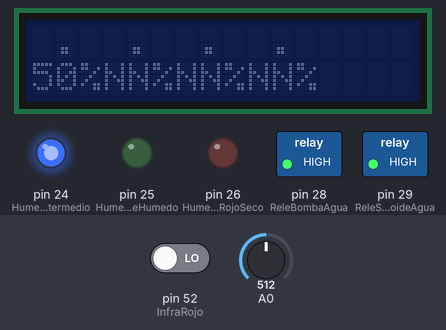
A sketch run on a simulated Arduino Mega 2560, built with avr-gcc and run on an emulated ATmega2560. On the bench: 16×2 character LCD, switched loads named in the sketch (green lamp = pin HIGH), output pins drawn as LEDs (lit = HIGH). The inputs (shaded band) are chosen by the test bench; at power-on: pin 52 (InfraRojo) LOW, A0 = 512. What the sketch prints to the serial monitor is not drawn.

Above: at 1.2 s.
1.3 s: pin 52 (InfraRojo) driven HIGH
At 2.7 s:
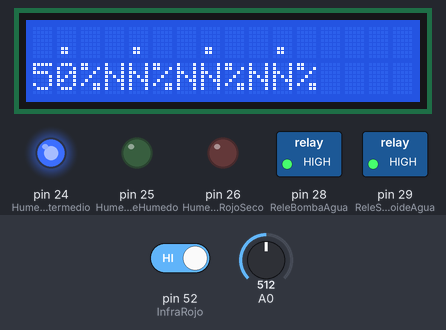
3.1 s: A0 set to 632
At 4.4 s:
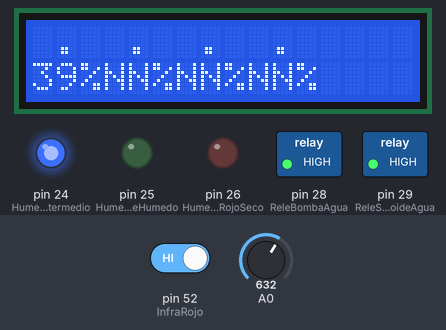
4.7 s: A0 set to 660
At 6.5 s:
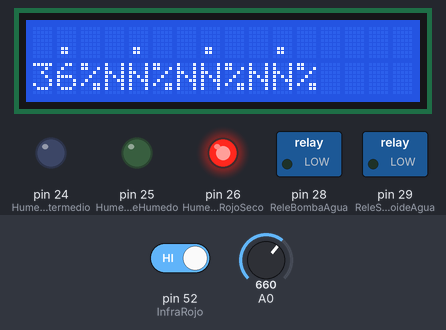
6.8 s: A0 set to 607
At 8.1 s:
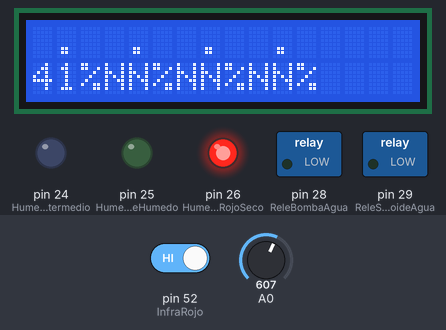
8.4 s: A0 set to 593
At 10.2 s:
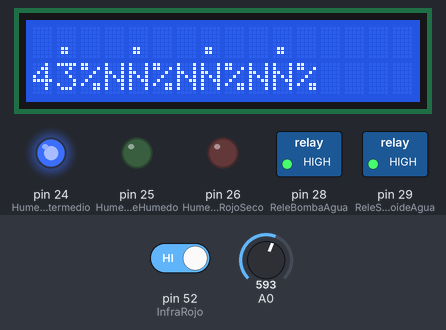
10.5 s: A0 set to 309
At 11.8 s:
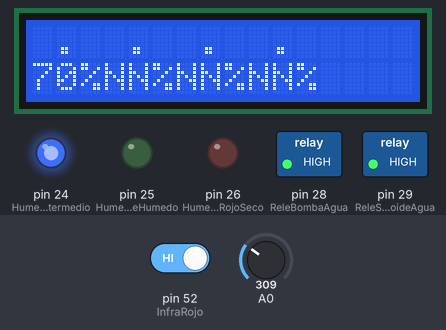
12.1 s: A0 set to 282
Timing chart, 0 to 15.1 s (numbered marks = the images above; inputs shaded):
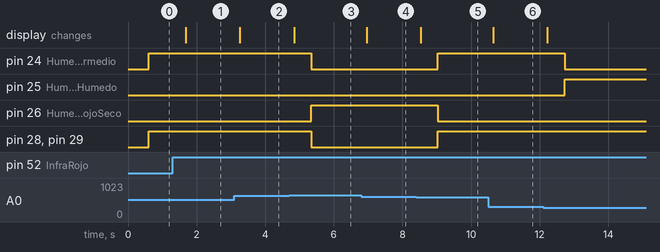

Measured:
- the behaviour switches between 650 and 651 on A0 (found by bisection; images 2 and 3)
- the behaviour switches between 600 and 599 on A0 (found by bisection; images 4 and 5)
- after the input at 1.3 s, the display: changes after 0.38 s (image 1)
- after the input at 3.1 s, the display: changes after 0.16 s (image 2)
- after the input at 4.7 s, pin 24 (HumedadledAzulIntermedio), pin 28 (ReleBombaAgua), pin 29 (ReleSolenoideAgua): HIGH → LOW after 0.64 s; pin 26 (HumedadledRojoSeco): LOW → HIGH after 0.64 s; the display: changes after 0.14 s (image 3)
- after the input at 6.8 s, the display: changes after 0.15 s (image 4)
- after the input at 8.4 s, pin 24 (HumedadledAzulIntermedio), pin 28 (ReleBombaAgua), pin 29 (ReleSolenoideAgua): LOW → HIGH after 0.64 s; pin 26 (HumedadledRojoSeco): HIGH → LOW after 0.64 s; the display: changes after 0.14 s (image 5)
- after the input at 10.5 s, the display: changes after 0.14 s (image 6)
- after the input at 12.1 s, pin 24 (HumedadledAzulIntermedio): HIGH → LOW after 0.63 s; pin 25 (HumedadledVerdeHumedo): LOW → HIGH after 0.63 s

The sketch:

IrrigacionAutomaticaLCD.ino
```cpp
#include <LiquidCrystal_I2C.h>
#include <Wire.h>
LiquidCrystal_I2C lcd(0x27, 16, 2);
byte planta[8] = {
  B00000,
  B11100,
  B00110,
  B01100,
  B00100,
  B11111,
  B01110,
  B01110
};
int HumedadledAzulIntermedio = 24;
int HumedadledVerdeHumedo = 25;
int HumedadledRojoSeco = 26;
int ReleBombaAgua = 28;
int ReleSolenoideAgua = 29;
int humedadProcesada;
int InfraRojo = 52;
void setup() {
  Serial.begin(9600);
  lcd.init();// Iniciar LCD
  //lcd.backlight();//Encender backlight.
  lcd.createChar (planta, planta);
  pinMode(HumedadledAzulIntermedio, OUTPUT);
  pinMode(HumedadledVerdeHumedo, OUTPUT);
  pinMode(HumedadledRojoSeco, OUTPUT);
  pinMode(ReleBombaAgua, OUTPUT);
  pinMode(ReleSolenoideAgua, OUTPUT);
  pinMode(InfraRojo, INPUT);
}
void loop() {
  bool state = digitalRead(InfraRojo);
  int humedad = analogRead(A0);
  Serial.println("Humedad RAW");
  Serial.println(humedad);
  Serial.println("Humedad en 100%");
  humedadProcesada = map(humedad, 0, 1023, 100, 0);
  Serial.println(humedadProcesada);
  switch (state)
  {
    case true:
      lcd.backlight();
      break;
    case false:
      lcd.noBacklight();
      break;
  }
  //planta 1
  lcd.setCursor(1, 0);
  lcd.write(byte(planta));// Escribimos la planta en el LCD.
  lcd.setCursor(0, 1);
  lcd.print(humedadProcesada);
  lcd.setCursor(2, 1);
  lcd.print("%");
  //planta 2
  lcd.setCursor(4, 0);
  lcd.write(byte(planta));// Escribimos la planta en el LCD.
  lcd.setCursor(3, 1);
  lcd.print("NN");
  lcd.setCursor(5, 1);
  lcd.print("%");
  //planta 3
  lcd.setCursor(7, 0);
  lcd.write(byte(planta));// Escribimos la planta en el LCD.
  lcd.setCursor(6, 1);
  lcd.print("NN");
  lcd.setCursor(8, 1);
  lcd.print("%");
  //planta 4
  lcd.setCursor(10, 0);
  lcd.write(byte(planta));// Escribimos la planta en el LCD.
  lcd.setCursor(9, 1);
  lcd.print("NN");
  lcd.setCursor(11, 1);
  lcd.print("%");
  /*lcd.setCursor(0, 1);// Ubicamos el cursor en la primera posición(columna:0) de la segunda línea(fila:1)
    lcd.print(millis() / 1000); // Escribimos el número de segundos trascurridos
    lcd.print(" Segundos");
    lcd.setCursor(12, 0);*/
  delay(500);
  if (humedad <= 300) {                     //Averigua si esta MUY humedo
    Serial.println("Muy humedo");
    digitalWrite(HumedadledVerdeHumedo, HIGH);
    digitalWrite(HumedadledAzulIntermedio, LOW);
    digitalWrite(HumedadledRojoSeco, LOW);
    digitalWrite(ReleBombaAgua, HIGH);
    digitalWrite(ReleSolenoideAgua, HIGH);
  } else if (humedad > 301 && humedad < 600) { //Averigua si esta en un termino ok
    Serial.println("A medio");
    digitalWrite(HumedadledAzulIntermedio, HIGH);
    digitalWrite(HumedadledVerdeHumedo, LOW);
    digitalWrite(HumedadledRojoSeco, LOW);
    digitalWrite(ReleBombaAgua, HIGH);
    digitalWrite(ReleSolenoideAgua, HIGH);
  } else if (humedad > 650) {                //Averigua si esta seco
    Serial.println("Seco");
    digitalWrite(HumedadledRojoSeco, HIGH);
    digitalWrite(HumedadledAzulIntermedio, LOW);
    digitalWrite(HumedadledVerdeHumedo, LOW);
    digitalWrite(ReleBombaAgua, LOW);
    digitalWrite(ReleSolenoideAgua, LOW);
  }
}
```
